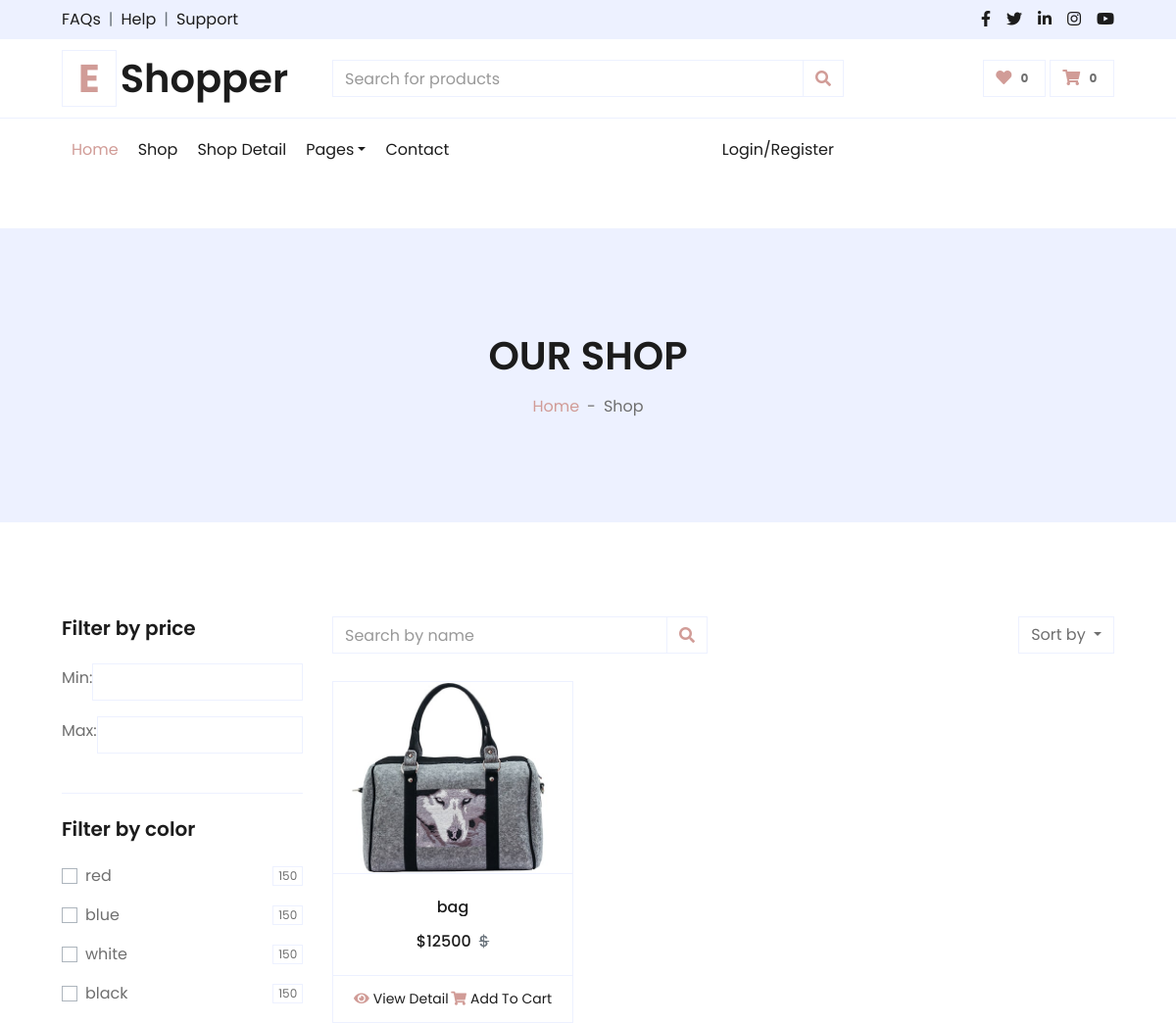
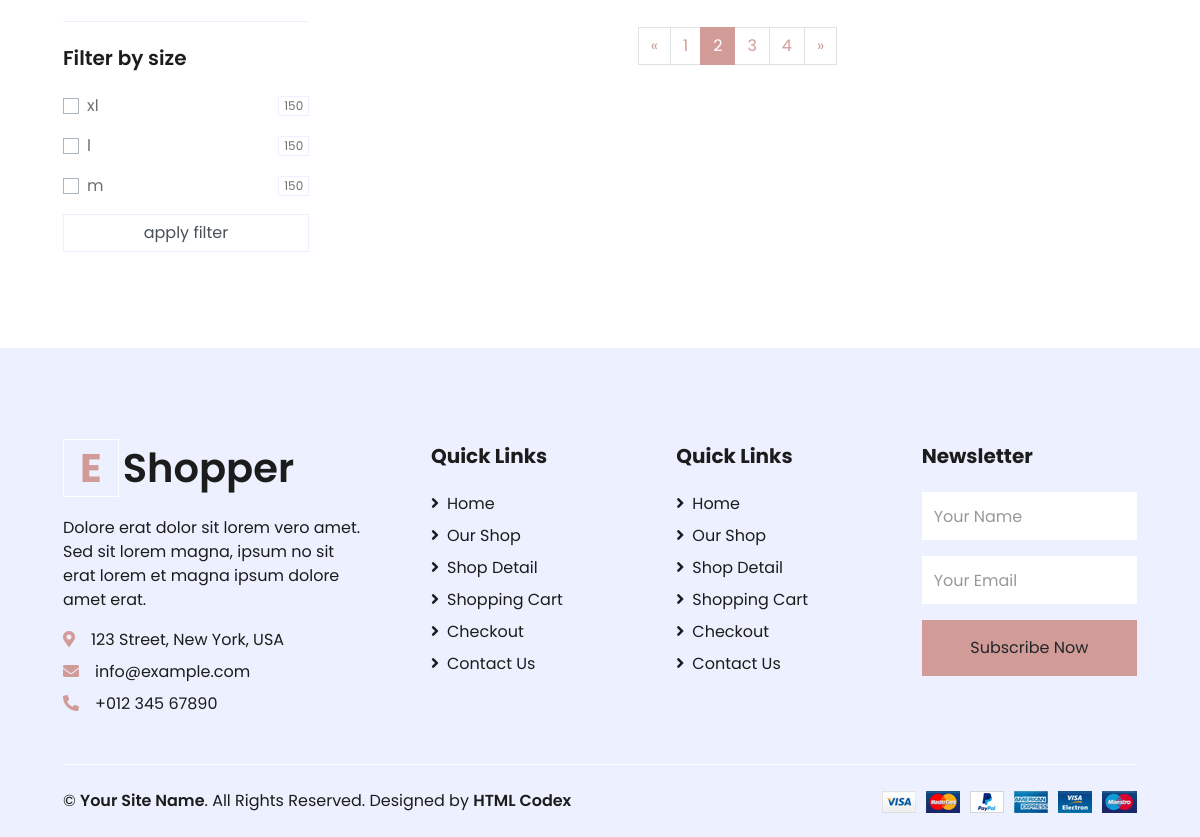
Screenshot of /product/list?page=2 with the database file from the repository (2 pictures, top to bottom).
### products/models.py (models this page shows, shortened)
class Color(models.Model):
    title = models.CharField(max_length=30)
    class Meta:
        verbose_name="رنگ"
        verbose_name_plural="رنگ ها"

class Size(models.Model):
    title = models.CharField(max_length=30)
    class Meta:
        verbose_name="سایز"
        verbose_name_plural="سایزها"

class Product(models.Model):
    title = models.CharField(max_length=30)
    category = models.ManyToManyField(Category,related_name="products",blank=True)
    description = models.TextField()
    price = models.IntegerField()
    discount = models.SmallIntegerField(blank=True, null=True)
    color=models.ManyToManyField(Color,blank=True, related_name="products")
    size=models.ManyToManyField(Size, blank=True, related_name="products")
    created_at =models.DateTimeField(auto_now_add=True, null=True,blank=True)
    class Meta:
        verbose_name="محصول"
        verbose_name_plural="محصولات"
        ordering = ("-created_at",)

class Image(models.Model):
        product = models.ForeignKey('Product',on_delete=models.CASCADE,related_name="images",null=True)
        title = models.CharField(max_length=30)
        image = models.ImageField(upload_to="products")
        class Meta:
            verbose_name = "عکس"
            verbose_name_plural = "عکس ها"

### products/views.py (the view, shortened to what this page needs)
# urls.py: path('list',ProductsListView.as_view(),name="list"),
class ProductsListView(ListView):
    template_name = "products/product_list.html"
    queryset = Product.objects.all()
    def get_context_data(self, **kwargs):
        data = super().get_context_data(**kwargs)
        request = self.request
        colors , sizes = request.GET.getlist('color'), request.GET.getlist('size')
        max,min = request.GET.get('max_price'),request.GET.get('min_price')
        queryset = Product.objects.all()
        page_number = self.request.GET.get('page')
        paginator = Paginator(queryset, 1)
        object_list = paginator.get_page(page_number)
        if colors:
            queryset = queryset.filter(color__title__in=colors).distinct()
        if sizes:
            queryset = queryset.filter(size__title__in=sizes).distinct()
        data["object_list"] = object_list
        data['colors'] = Color.objects.all()
        data['sizes'] = Size.objects.all()
        return data

### products/templates/products/product_list.html (shortened to what this page needs)
{% extends "base.html" %}
{% load render_partial %}
{% block content %}
    <div class="container-fluid bg-secondary mb-5">
        <div class="d-flex flex-column align-items-center justify-content-center" style="min-height: 300px">
            <h1 class="font-weight-semi-bold text-uppercase mb-3">Our Shop</h1>
            <div class="d-inline-flex">
                <p class="m-0"><a href="">Home</a></p>
                <p class="m-0 px-2">-</p>
                <p class="m-0">Shop</p>
            </div>
        </div>
    </div>
    <div class="container-fluid pt-5">
        <div class="row px-xl-5">
            <div class="col-lg-3 col-md-12">
                <form>
                    <div class="border-bottom mb-4 pb-4">
                        <h5 class="font-weight-semi-bold mb-4">Filter by price</h5>
                        <div class="form-group d-flex align-items-center justify-content-between mb-3">
                            <label class="" for="price-all">Min:</label>
                            <input type="number" class="form-control" name="min_price" id="price-all">
                        </div>
                        <div class="form-group d-flex align-items-center justify-content-between mb-3">
                            <label class="" for="price-all">Max:</label>
                            <input type="number" class="form-control" name="max_price" id="price-all">
                        </div>
                    </div>
                    <div class="border-bottom mb-4 pb-4">
                        <h5 class="font-weight-semi-bold mb-4">Filter by color</h5>
                        {% for color in colors %}
                            <div class="custom-control custom-checkbox d-flex align-items-center justify-content-between mb-3">
                                <label class="custom-control-label" for="{{ color.id }}">{{ color.title }}</label>
                                <span class="badge border font-weight-normal">150</span>
                            </div>
                        {% endfor %}
                    </div>
                    <div class="mb-5">
                        <h5 class="font-weight-semi-bold mb-4">Filter by size</h5>
                        {% for size in sizes %}
                            <div class="custom-control custom-checkbox d-flex align-items-center justify-content-between mb-3">
                                <label class="custom-control-label" for="{{ size.title }}">{{ size.title }}</label>
                                <span class="badge border font-weight-normal">150</span>
                            </div>
                        {% endfor %}
                        <button class="form-control" type="submit">apply filter</button>
                    </div>
                </form>
            </div>
            <div class="col-lg-9 col-md-12">
                <div class="row pb-3">
                    <div class="col-12 pb-1">
                        <div class="d-flex align-items-center justify-content-between mb-4">
                            <form action="">
                                <div class="input-group">
                                    <input type="text" class="form-control" placeholder="Search by name">
                                    <div class="input-group-append">
                                        <span class="input-group-text bg-transparent text-primary">
                                            <i class="fa fa-search"></i>
                                        </span>
                                    </div>
                                </div>
                            </form>
                            <div class="dropdown ml-4">
                                <button class="btn border dropdown-toggle" type="button" id="triggerId"
                                        data-toggle="dropdown" aria-haspopup="true"
                                        aria-expanded="false">
                                    Sort by
                                </button>
                            </div>
                        </div>
                    </div>
                    {% for product in object_list %}
                        <div class="col-lg-4 col-md-6 col-sm-12 pb-1">
                            <div class="card product-item border-0 mb-4">
                                <div class="card-header product-img position-relative overflow-hidden bg-transparent border p-0">
                                    <img class="img-fluid w-100" src="{{ product.images.first.image.url }}" alt="">
                                </div>
                                <div class="card-body border-left border-right text-center p-0 pt-4 pb-3">
                                    <h6 class="text-truncate mb-3">{{ product.title }}</h6>
                                    <div class="d-flex justify-content-center">
                                        <h6>${{ product.price }}</h6>
                                        <h6 class="text-muted ml-2">
                                            <del>$</del>
                                        </h6>
                                    </div>
                                </div>
                                <div class="card-footer d-flex justify-content-between bg-light border">
                                    <a href="{% url 'product:detail' product.id %}" class="btn btn-sm text-dark p-0"><i
                                            class="fas fa-eye text-primary mr-1"></i>View Detail</a>
                                    <a href="" class="btn btn-sm text-dark p-0"><i
                                            class="fas fa-shopping-cart text-primary mr-1"></i>Add To Cart</a>
                                </div>
                            </div>
                        </div>
                    {% endfor %}
                    <div class="col-12 pb-1">
                        {% if object_list.has_other_pages %}
                            <nav aria-label="Page navigation">
                                <ul class="pagination justify-content-center mb-3">
                                    {% if object_list.has_previous %}
                                        <a class="page-link" href="?page={{ object_list.previous_page_number }}" aria-label="Previous">
                                            <span aria-hidden="true">&laquo;</span>
                                        </a>
                                    {% endif %}
                                    {% for i in object_list.paginator.page_range %}
                                        {% if object_list.number == i %}
                                            <li class="page-item active"><a class="page-link" href="?page={{ i }}">{{ i }}</a></li>
                                        {% else %}
                                            <li class="page-item "><a class="page-link"
                                                                      href="?page={{ i }}">{{ i }}</a></li>
                                        {% endif %}
                                    {% endfor %}
                                    <li class="page-item">
                                        {% if object_list.has_next %}
                                            <a class="page-link" href="?page={{ object_list.next_page_number }}"
                                               aria-label="Next">
                                                <span aria-hidden="true">&raquo;</span>
                                            </a>
                                        {% endif %}
                                    </li>
                                </ul>
                            </nav>
                        {% endif %}
                    </div>
                </div>
            </div>
        </div>
    </div>
{% endblock %}

### rows the page displays
Color: title "red"
Color: title "blue"
Color: title "white"
Color: title "black"
Size: title "xl"
Size: title "l"
Size: title "m"
Product: images.first.image (picture), title "bag", price "12500"

### other values shown
{{ i }} "1" "3" "4"
{{ i }} "2"
